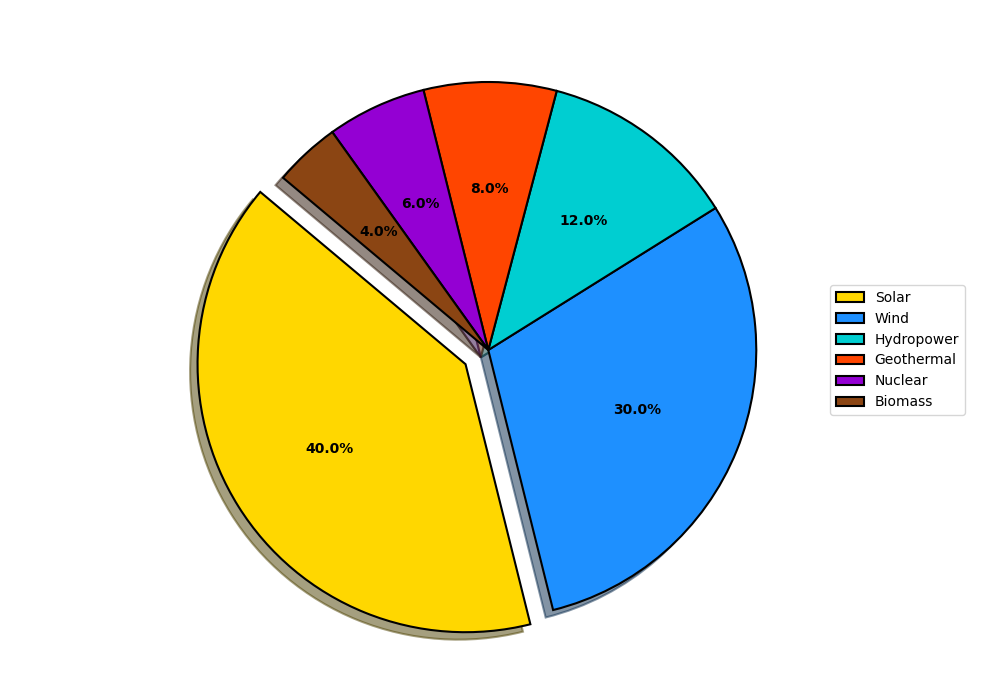

This chart was generated by the following Python code:
import matplotlib.pyplot as plt
import numpy as np

energy_sources = ['Solar', 'Wind', 'Hydropower', 'Geothermal', 'Nuclear', 'Biomass']
energy_percentages = [40, 30, 12, 8, 6, 4]

colors = ['#FFD700', '#1E90FF', '#00CED1', '#FF4500', '#9400D3', '#8B4513']

fig, ax = plt.subplots(figsize=(10, 7), subplot_kw=dict(aspect='equal'))

explode = (0.1, 0, 0, 0, 0, 0)
wedges, _, autotexts = ax.pie(
    energy_percentages,
    explode=explode,
    autopct='%1.1f%%',
    startangle=140,
    colors=colors,
    wedgeprops=dict(edgecolor='black', linewidth=1.5),
    shadow=True
)

plt.setp(autotexts, size=10, weight='bold', color='black')

ax.legend(
    wedges, energy_sources,
    loc="center left",
    bbox_to_anchor=(1, 0, 0.5, 1),
    fontsize=10
)

plt.tight_layout()
plt.show()
